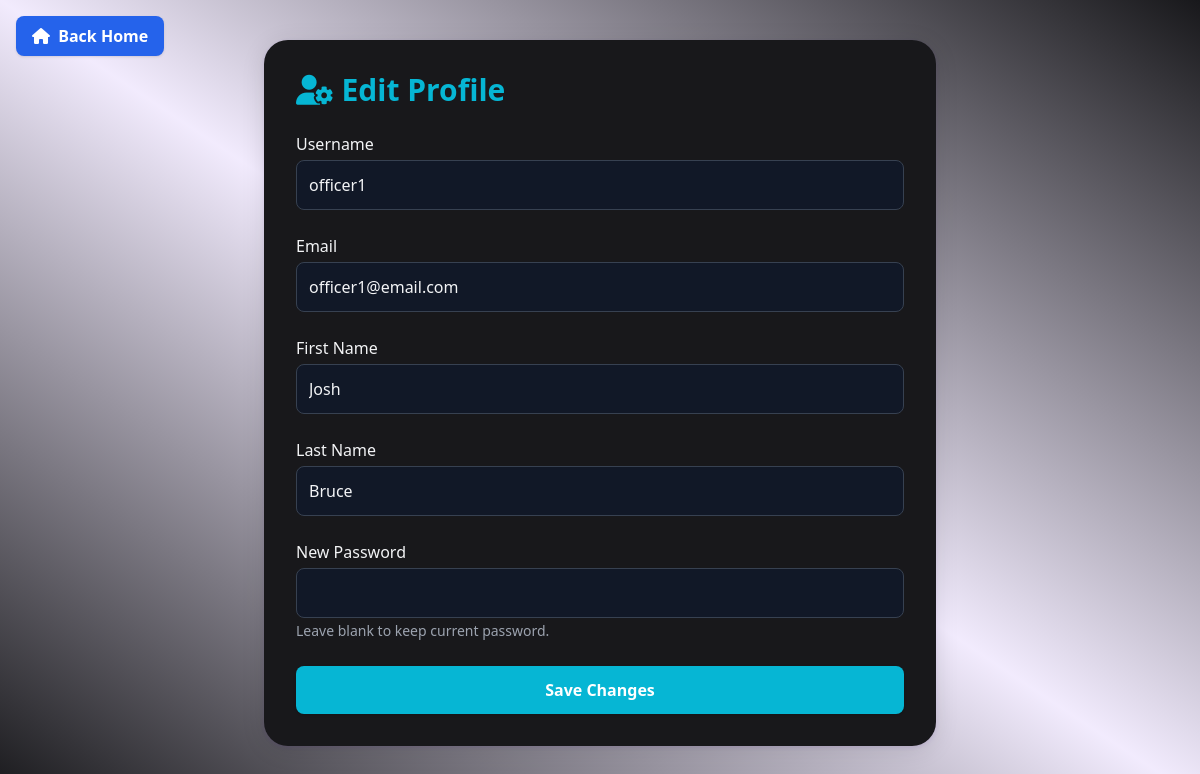
The page /clients/ceo/edit-profile/ (signed in) on the database its author committed.
### users/models.py (models this page shows, shortened)
class User(AbstractUser):
    ROLE_CHOICES = (
        ('CEO', 'CEO'),
        ('OFFICER', 'Loan Officer'),
    )
    role = models.CharField(max_length=10, choices=ROLE_CHOICES)

### clients/views.py (the view)
# urls.py: path('ceo/edit-profile/', views.ceo_edit_profile, name='ceo_edit_profile'),
@login_required
def ceo_edit_profile(request):
    user = request.user
    if request.method == 'POST':
        form = CEOProfileForm(request.POST, instance=user)
        if form.is_valid():
            user = form.save(commit=False)
            password = form.cleaned_data.get('password')
            if password:
                user.password = make_password(password)
            user.save()
            return redirect('ceo_dashboard')
    else:
        form = CEOProfileForm(instance=user)
    return render(request, 'ceo_edit_profile.html', {'form': form})

### clients/forms.py (shortened to what this page needs)
class CEOEditProfileForm(forms.ModelForm):
    password = forms.CharField(
        required=False,
        widget=forms.PasswordInput(attrs={
            'class': 'w-full p-3 border border-gray-300 dark:border-gray-700 rounded-lg bg-white dark:bg-gray-900'
        })
    )
    class Meta:
        model = User
        fields = ['username', 'email', 'first_name', 'last_name', 'password']
        widgets = {
            'username': forms.TextInput(attrs={
                'class': 'w-full p-3 border border-gray-300 dark:border-gray-700 rounded-lg bg-white dark:bg-gray-900'
            }),
            'email': forms.EmailInput(attrs={
                'class': 'w-full p-3 border border-gray-300 dark:border-gray-700 rounded-lg bg-white dark:bg-gray-900'
            }),
            'first_name': forms.TextInput(attrs={
                'class': 'w-full p-3 border border-gray-300 dark:border-gray-700 rounded-lg bg-white dark:bg-gray-900'
            }),
            'last_name': forms.TextInput(attrs={
                'class': 'w-full p-3 border border-gray-300 dark:border-gray-700 rounded-lg bg-white dark:bg-gray-900'
            }),
        }

### clients/templates/ceo_edit_profile.html (shortened to what this page needs)
{% load static %}
<!DOCTYPE html>
<html lang="en" class="dark">
  <head>
    <script src="https://cdn.tailwindcss.com"></script>
  </head>
    <a
      href="{% url 'ceo_dashboard' %}"
      class="fixed top-4 left-4 z-50 bg-blue-600 hover:bg-blue-700 text-white font-semibold px-4 py-2 rounded-lg shadow transition"
    >
      <i class="fa-solid fa-house mr-1"></i> Back Home
    </a>
  <body
    class="bg-gradient-to-bl from-primary/10 via-accent/10 to-slate-100 dark:from-surface-dark dark:via-primary-dark/10 dark:to-surface-dark min-h-screen text-gray-900 dark:text-gray-100 font-sans"
  >
    <div class="flex flex-col md:flex-row min-h-screen">
      <main class="flex-1 p-6 md:p-10">
        <div
          class="max-w-2xl mx-auto bg-white dark:bg-surface-dark rounded-3xl shadow-neu p-8"
        >
          <h1
            class="text-2xl md:text-3xl font-extrabold text-primary dark:text-accent mb-6"
          >
            <i class="fas fa-user-cog mr-2"></i>Edit Profile
          </h1>
          <form method="POST" class="space-y-6">
            <div>
              <label for="id_username" class="block mb-1 font-medium"
                >Username</label
              >
              {{ form.username }}
            </div>
            <div>
              <label for="id_email" class="block mb-1 font-medium">Email</label>
              {{ form.email }}
            </div>
            <div>
              <label for="id_first_name" class="block mb-1 font-medium"
                >First Name</label
              >
              {{ form.first_name }}
            </div>
            <div>
              <label for="id_last_name" class="block mb-1 font-medium"
                >Last Name</label
              >
              {{ form.last_name }}
            </div>
            <div>
              <label for="id_password" class="block mb-1 font-medium"
                >New Password</label
              >
              {{ form.password }}
              <small class="text-sm text-gray-500 dark:text-gray-400"
                >Leave blank to keep current password.</small
              >
            </div>
            <button
              type="submit"
              class="w-full py-3 px-6 bg-primary hover:bg-primary-dark dark:bg-accent dark:hover:bg-primary-dark text-white font-bold rounded-lg shadow transition"
            >
              Save Changes
            </button>
          </form>
        </div>
      </main>
    </div>
  </body>
</html>

### rows shown on the page
User: username "officer1", email "officer1@email.com", first_name "Josh", last_name "Bruce"
